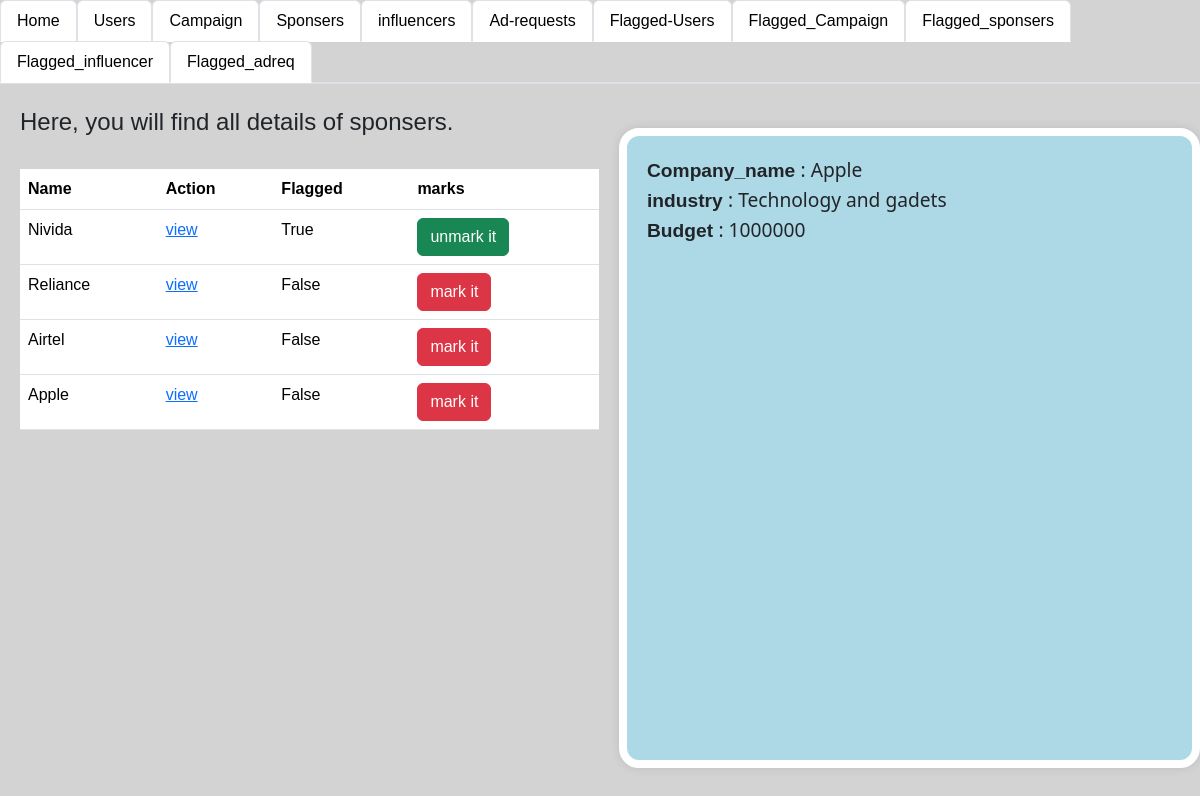
Before: /admin_spons_flag/4 with the older database file.
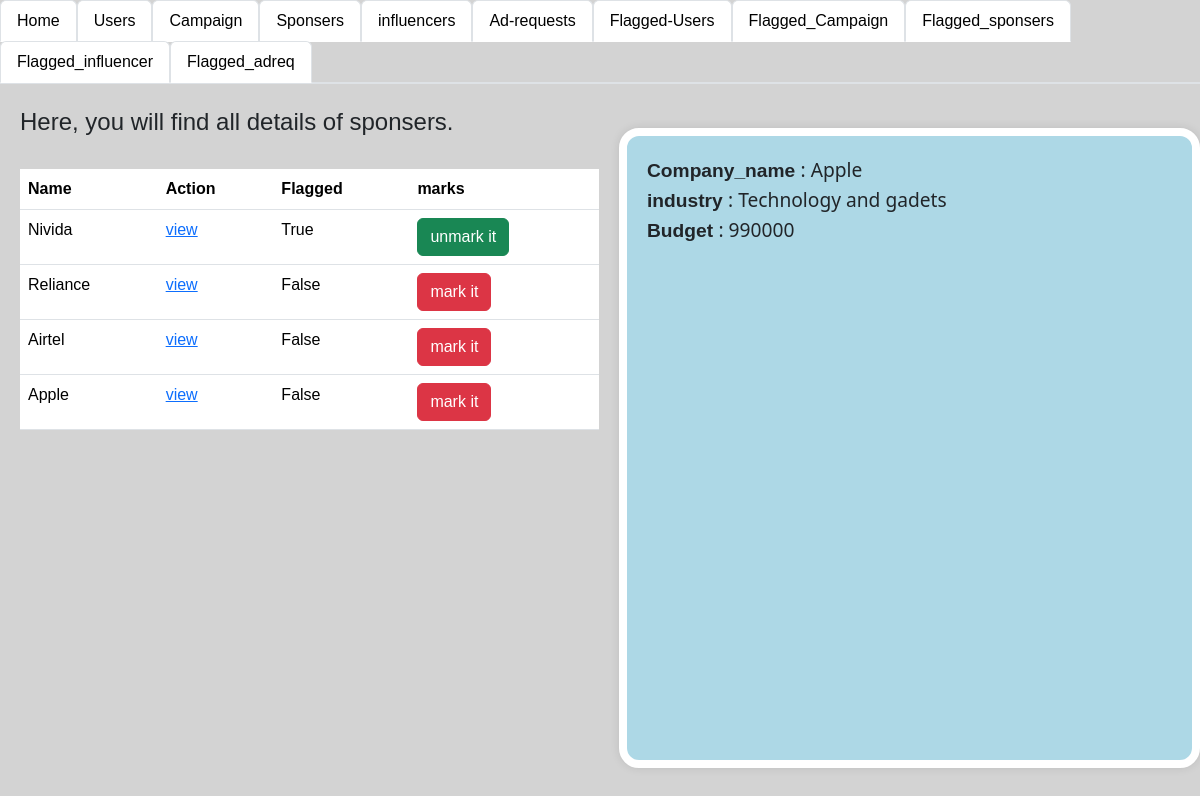
After: the same page with the newer database file.
### app.py (models this page shows)
class Sponsers(db.Model):
    __tablename__='sponsers'
    Sponsers_id=db.Column(db.Integer,primary_key=True,autoincrement=True)
    Company_name=db.Column(db.String)
    industry=db.Column(db.String)
    budget=db.Column(db.Integer)
    user_id=db.Column(db.Integer,db.ForeignKey(user.user_id))
    flagged_spons=db.Column(db.Boolean, default=False)

### app.py (the view)
@app.route("/admin_spons_flag/<spons_id>",methods=["GET"])
def admin_spons_flag(spons_id):
    sponsdata=db.session.query(Sponsers).all()
    spons1=db.session.query(Sponsers).filter(Sponsers.Sponsers_id==spons_id).first()
    spons1.flagged_spons=True
    db.session.commit()
    return  render_template("admin_sponsers.html",sponsdata=sponsdata,spons1=spons1)

### templates/admin_sponsers.html (shortened to what this page needs)
<!DOCTYPE html>
<html lang="en">
<head>
    <link rel="stylesheet" href="\static\style.css">
    <link href="https://cdn.jsdelivr.net/npm/bootstrap@5.3.3/dist/css/bootstrap.min.css" rel="stylesheet">
</head>
<body style="background-color: lightgray;">
  <ul class="nav nav-tabs">
    <ul class="nav nav-tabs">
      <li class="nav-item">
        <a class="nav-link active" aria-current="page" href="/login">Home</a>
      </li>
      <li class="nav-item">
        <a class="nav-link active" aria-current="page" href="/login_users">Users</a>
      </li>
      <li class="nav-item">
        <a class="nav-link active" aria-current="page" href="/login_camp" >Campaign</a>
      </li>
      <li class="nav-item">
        <a class="nav-link active" aria-current="page" href="/admin_spons" >Sponsers</a>
      </li>
      <li class="nav-item">
        <a class="nav-link active" aria-current="page" href="/admin_info" >influencers</a>
      </li>
      <li class="nav-item">
        <a class="nav-link active" aria-current="page" href="/admin_adreq" >Ad-requests</a>
    </li>
    <li class="nav-item">
      <a class="nav-link active" aria-current="page" href="/login_users/flag">Flagged-Users</a>
    </li>
      <li class="nav-item">
        <a class="nav-link active" aria-current="page" href="/login_camp/flag" >Flagged_Campaign</a>
      </li>
      <li class="nav-item">
        <a class="nav-link active" aria-current="page" href="/login_spons/flag" >Flagged_sponsers</a>
      </li>
      <li class="nav-item">
        <a class="nav-link active" aria-current="page" href="/admin_info/flag" >Flagged_influencer</a>
      </li>
      <li class="nav-item">
        <a class="nav-link active" aria-current="page" href="/admin_adreq/flag" >Flagged_adreq</a>
      </li>
    </ul>
  </ul>
  <div class="seperate">
    <div style="width: 50%; margin-left: 20px;">
        <h4>Here, you will find all details of sponsers.</h4><br>
        <table class="table table-hover">
          <tr>
            <th>Name</th>
            <th>Action</th>
            <th>Flagged</th>
            <th>marks</th>
          </tr>
            {% for i in sponsdata %}
          <tr>
            <td>{{i.Company_name}}</td>
            <td><a href="/admin_spons/{{i.Sponsers_id}}">view</a></td>
            <td>{{i.flagged_spons}}</td>
            {% if i.flagged_spons == false %}
            <td><a class="btn btn-danger" href="/admin_spons_flag/{{i.Sponsers_id}}">mark it</a></td>
            {% else %}
            <td><a class="btn btn-success" href="/admin_spons_flag_true/{{i.Sponsers_id}}">unmark it</a></td>
            {% endif %}
        </tr>
            {% endfor %}
        </table>
    </div >
    <div class="admin_camp_details">
     <b> Company_name </b>: {{  spons1.Company_name}}<br>
     <b> industry </b>: {{spons1.industry}}<br>
     <b> Budget </b>: {{spons1.budget}}<br>
    </div>
  </div>
</body>
</html>

Changed rows visible on the page:
changed Sponsers "Apple": budget "1000000" → "990000"
